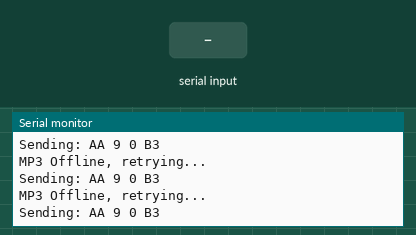
The sketch below on a simulated Arduino Uno, built with avr-gcc and run on an emulated ATmega328P. On the bench: the last lines printed to the serial monitor. Inputs (shaded band) come from the test bench.

Above: at 2.3 s.
2.4 s: "c" received over the second serial link
At 3.8 s:
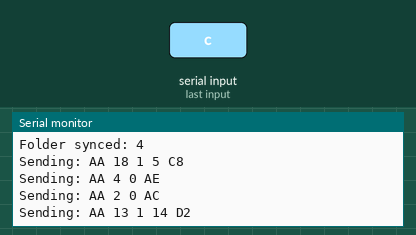
4.1 s: "1" received over the second serial link
At 4.7 s:
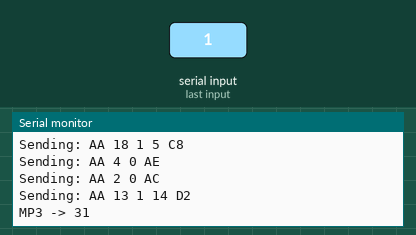

The sketch:

DY_SV5W_Test_v1.1.ino
```cpp
#include <Arduino.h>
#include <SoftwareSerial.h>

#define MP3_RX 11
#define MP3_TX 12

SoftwareSerial mp3Serial(MP3_RX, MP3_TX);

int g_currentFolder = 4;      // Simulated tuner folder
int mp3Folder = 1;            // Assume MP3 starts at folder 1
unsigned long lastCheck = 0;
bool folderSelected = false;  // Tracks if current folder has been handled

void sendCommand(const byte *cmd, int len) {
  Serial.print("Sending: ");
  for (int i = 0; i < len; i++) {
    Serial.print(cmd[i], HEX);
    Serial.print(" ");
    mp3Serial.write(cmd[i]);
  }
  Serial.println();
  delay(20); // Allow MP3 module to process
}

// Subroutine for random play and volume restore
void playRandomTrack() {
  const byte randomMode[] = {0xAA, 0x18, 0x01, 0x05, 0xC8};
  const byte stopCmd[]    = {0xAA, 0x04, 0x00, 0xAE};
  const byte playCmd[]    = {0xAA, 0x02, 0x00, 0xAC};
  const byte vol20[]      = {0xAA, 0x13, 0x01, 0x14, 0xD2};

  sendCommand(randomMode, sizeof(randomMode));
  sendCommand(stopCmd, sizeof(stopCmd));
  sendCommand(playCmd, sizeof(playCmd));
  sendCommand(vol20, sizeof(vol20));
}

void setup() {
  Serial.begin(9600);
  mp3Serial.begin(9600);
  Serial.println("MP3 Control Ready");

  // Check MP3 online
  const byte checkOnline[] = {0xAA, 0x09, 0x00, 0xB3};
  while (true) {
    sendCommand(checkOnline, sizeof(checkOnline));
    delay(500);
    if (mp3Serial.available()) {
      Serial.println("MP3 Online");
      break;
    }
    Serial.println("MP3 Offline, retrying...");
  }

  // Initial setup
  const byte volMute[] = {0xAA, 0x13, 0x01, 0x00, 0xBE};
  const byte setSD[]   = {0xAA, 0x0B, 0x01, 0x01, 0xB7};
  const byte eqRock[]  = {0xAA, 0x07, 0x01, 0x02, 0xB4};
  const byte selectTrack1[] = {0xAA, 0x1F, 0x02, 0x00, 0x01, 0xCC};

  sendCommand(volMute, sizeof(volMute));
  sendCommand(setSD, sizeof(setSD));
  sendCommand(eqRock, sizeof(eqRock));
  sendCommand(selectTrack1, sizeof(selectTrack1));
}

void loop() {
  while (mp3Serial.available()) {
    byte incoming = mp3Serial.read();
    Serial.print("MP3 -> ");
    Serial.println(incoming, HEX);
  }

  if (millis() - lastCheck >= 500) {
    lastCheck = millis();

    // If folder changed, reset flag
    if (g_currentFolder != mp3Folder) {
      folderSelected = false;
    }

    if (!folderSelected) {
      const byte nextFolder[] = {0xAA, 0x0F, 0x00, 0xB9};
      const byte prevFolder[] = {0xAA, 0x0E, 0x00, 0xB8};
      const byte volMute[]    = {0xAA, 0x13, 0x01, 0x00, 0xBE};

      if (g_currentFolder == 99) {
        Serial.println("Tuner folder = 99, muting...");
        sendCommand(volMute, sizeof(volMute));
        folderSelected = true;
      } else {
        // Sync folders in one go
        while (mp3Folder != g_currentFolder) {
          if (g_currentFolder > mp3Folder) {
            sendCommand(nextFolder, sizeof(nextFolder));
            mp3Folder++;
          } else {
            sendCommand(prevFolder, sizeof(prevFolder));
            mp3Folder--;
          }
        }
        Serial.print("Folder synced: ");
        Serial.println(mp3Folder);
        playRandomTrack();
        folderSelected = true;
      }
    }
  }
}
```

Measured:
- after the input at 2.4 s, the serial monitor: prints a new line after 0.22 s (image 1)
- after the input at 4.1 s, the serial monitor: prints a new line at once (image 2)
